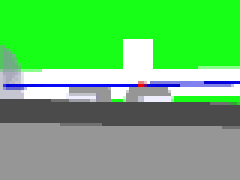
#> input picture competition/Soccer/5837.png, 80 x 60 px, found by its file name (shown 3 times larger)
$ python triple_jump.py   (older library calls are emulated)
#> lines starting #> are read from the running program, lines starting #| are printed output that depends on the picture; after the words box and inside, x2 and y2 are one past the last pixel; in counts of white or black regions, pixels touching at a corner belong together
### competition/Soccer/Motion/reload.py
from abc import ABCMeta, abstractmethod, abstractproperty
import cv2
import math
import time
import numpy as np
from picamera2 import Picamera2
# import json
try:
    import arducam_mipicamera as arducam
    import v4l2
except:
    print ("Cannot find arducam_mipicamera library or v4l2")
class Blob:
    # [5 lines left out: function __init__, not called in this run]

    def x (self):
        return self.x_

    def y (self):
        return self.y_

    def w (self):
        return self.w_

    def h (self):
        return self.h_

    def cx (self):
        return int (self.x_ + self.w_ / 2)

    def cy (self):
        return int (self.y_ + self.h_ / 2)

    def rect (self):
        return (self.x_, self.y_, self.w_, self.h_)

class Line:
    # [6 lines left out: function __init__, not called in this run]

    def x1 (self):
        return self.x1_

    def y1 (self):
        return self.y1_

    def x2 (self):
        return self.x2_

    def y2 (self):
        return self.y2_

    def theta (self):
        return self.theta_

    def line (self):
        return (self.x1_, self.y1_, self.x2_, self.y2_)

class Image:
    def __init__ (self, img_):
        self.img = img_.copy ()
#> self.img is the input picture: shape (60, 80, 3); mean B, G, R 109.8, 190.3, 105.3

    # [101 lines left out: function find_target_center, not called in this run]


    def find_blobs (self, ths, pixels_threshold, area_threshold, merge=False, margin=0, invert = False):
#> called with pixels_threshold = 30, area_threshold = 30, merge = False, margin = 0, invert = False
        masks = []
        for th in ths:
            #low_th = (int(th[0] * 2.55), th[2] + 128, th[4] + 128)
            #high_th = (math.ceil(th[1] * 2.55), th[3] + 128, th[5] + 128)

            low_th = (th[0], th[2], th[4])
            high_th = (th[1], th[3], th[5])

            labimg = cv2.cvtColor (self.img, cv2.COLOR_BGR2HSV)     #color prostranstvo

            mask = cv2.inRange (labimg, low_th, high_th)

            if (invert == True):
                mask = cv2.bitwise_not (mask)

            masks.append (mask)
#> this loop made 3 passes
#> pass 2, in find_blobs, `mask = cv2.inRange (labimg, low_th, high_th)`:
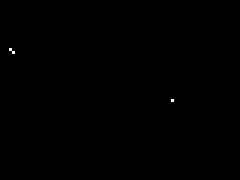
#> mask: shape (60, 80) (shown 3 times larger); 0.06% white in thin lines or dots, all inside (x1, y1, x2, y2) = (3, 16, 58, 34)
#> after the loop, masks = 3 items

        cv2.imshow ("maska", mask)

        cv2.waitKey(10)

        final_mask = masks [0].copy ()
        if (len (masks) > 1):
            for m in masks [1:]:
                final_mask = cv2.bitwise_and (final_mask, m)
#> this loop made 2 passes

        cv2.imshow ("final_maska", final_mask)

        cv2.waitKey(10)

        output = cv2.connectedComponentsWithStats (final_mask, 8, cv2.CV_32S)

        #labels_count = output      [0]
        #labels       = output      [1]
        stats        = output      [2]
#> stats = [[0, 0, 80, 60, 4800]]
        #labels_count, labels, stats = output[:3]
        sz = stats.shape[0]
#> sz = 1

        blobs = []

        for label_num in range (1, sz):
            area = stats [label_num, cv2.CC_STAT_AREA]

            if (area >= pixels_threshold):
                new_blob = Blob (stats [label_num, cv2.CC_STAT_LEFT],
                                 stats [label_num, cv2.CC_STAT_TOP],
                                 stats [label_num, cv2.CC_STAT_WIDTH],
                                 stats [label_num, cv2.CC_STAT_HEIGHT])
                up_left_corner = (stats[label_num][0], stats[label_num][1])
                down_right_corner_x = stats[label_num][0] + stats[label_num][2]
                down_right_corner_y = stats[label_num][1] + stats[label_num][3]
                down_right_corner = (down_right_corner_x, down_right_corner_y)
                color_of_rect = (255, 0, 0)
                img_with_labels = cv2.rectangle(final_mask, up_left_corner, down_right_corner, color_of_rect)
                cv2.imshow('labels', img_with_labels)
                #print ("append", area)
                blobs.append (new_blob)
#> after the loop, blobs = []

        return blobs

    # [91 lines left out: functions binary, find_line_segments, find_lines, not called in this run]

    def draw_line (self, line):
        (x1, y1, x2, y2) = line.line()
        cv2.line (self.img, (x1, y1), (x2, y2), (0, 255, 255), thickness = 1)

    def draw_rectangle (self, rect, color = (255, 0, 0) ):
        (x, y, w, h) = rect
        cv2.rectangle (self.img, (x, y), (x+w, y+h), color, 2)

class Sensor:

    def __init__ (self, filename_):
        self.filename = filename_
        self.img = cv2.imread (self.filename)

    def snapshot (self):
        return Image (self.img.copy ())

class WebCameraSensor(Sensor):
    camera = None
    @staticmethod
    def _cameraInit():
        WebCameraSensor.camera = cv2.VideoCapture(0)
    # [10 lines left out: functions __init__, snapshot, not called in this run]

# class KondoCameraSensor():
class KondoCameraSensor(Sensor):
    # def __init__(self):
    camera = None
    camera_matrix = None
    dist_matrix = None
    resolution = {"height": 1300, "width": 1600}
    # [30 lines left out: functions loadCoefficients, _cameraInit, not called in this run]

    def align_down(self, size, align):
            return (size & ~((align)-1))

    def align_up(self, size, align):
            return self.align_down(size + align - 1, align)


    def __init__(self, path_to_config):
        if (KondoCameraSensor.camera == None):
            self._cameraInit(path_to_config)

    # [60 lines left out: functions snapshot, undistored_snapshot, main, not called in this run]

# [2 lines that do not run on import are left out]

### competition/triple_jump.py
import sys
import os
import math
import json
import time
import cv2

current_work_directory = os.getcwd()
current_work_directory = current_work_directory.replace('\\', '/')

if sys.version == '3.4.0':
    # will be running on openMV
    import pyb
    SIMULATION = 2                                         # 0 - Simulation without physics, 1 - Simulation synchronous with physics, 2 - live on openMV
else:
    # will be running on desktop computer
    current_work_directory += '/'
    import threading
    SIMULATION = 1

sys.path.append( current_work_directory + 'Soccer/')
sys.path.append( current_work_directory + 'Soccer/Motion/')
sys.path.append( current_work_directory + 'Soccer/Motion/Jump/')
sys.path.append( current_work_directory + 'Soccer/Motion/motion_slots')

from approach import approach
from center_point import center_point
from line_detect import line_detect
from localisation import localisation

from reload import Image
from reload import Blob

r_x, r_y, r_theta = 3, 4, 0 #robot's coordinates
point = [100, 100, 100]
acc = 0.001

while math.fabs(r_x - point[0]) >= acc or math.fabs(r_y - point[1]) >= acc or math.fabs(r_theta - point[2]) >= acc:
    img = Image(cv2.imread("Soccer\\5837.png", cv2.COLOR_BGR2LAB))
    blob = img.find_blobs([[100, 110, 140, 210, 220, 230], [50, 70, 80, 230, 240, 250], [10, 20, 30, 251, 252, 253]], 30, 30)
#> blob = []
#> (the run stopped early here; a loop or call above may not have finished)
